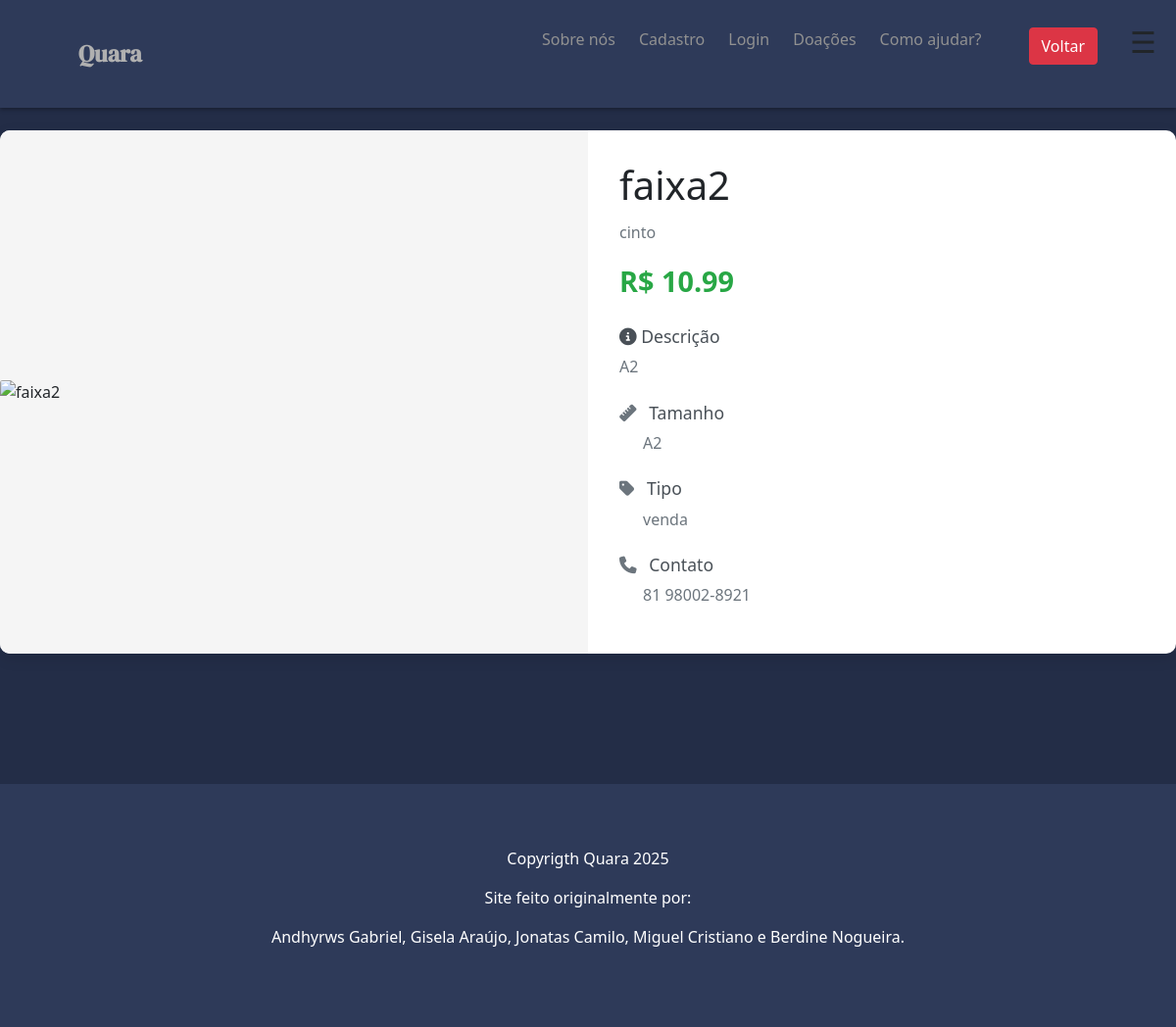
The page /produto/2 on the database as committed earlier.
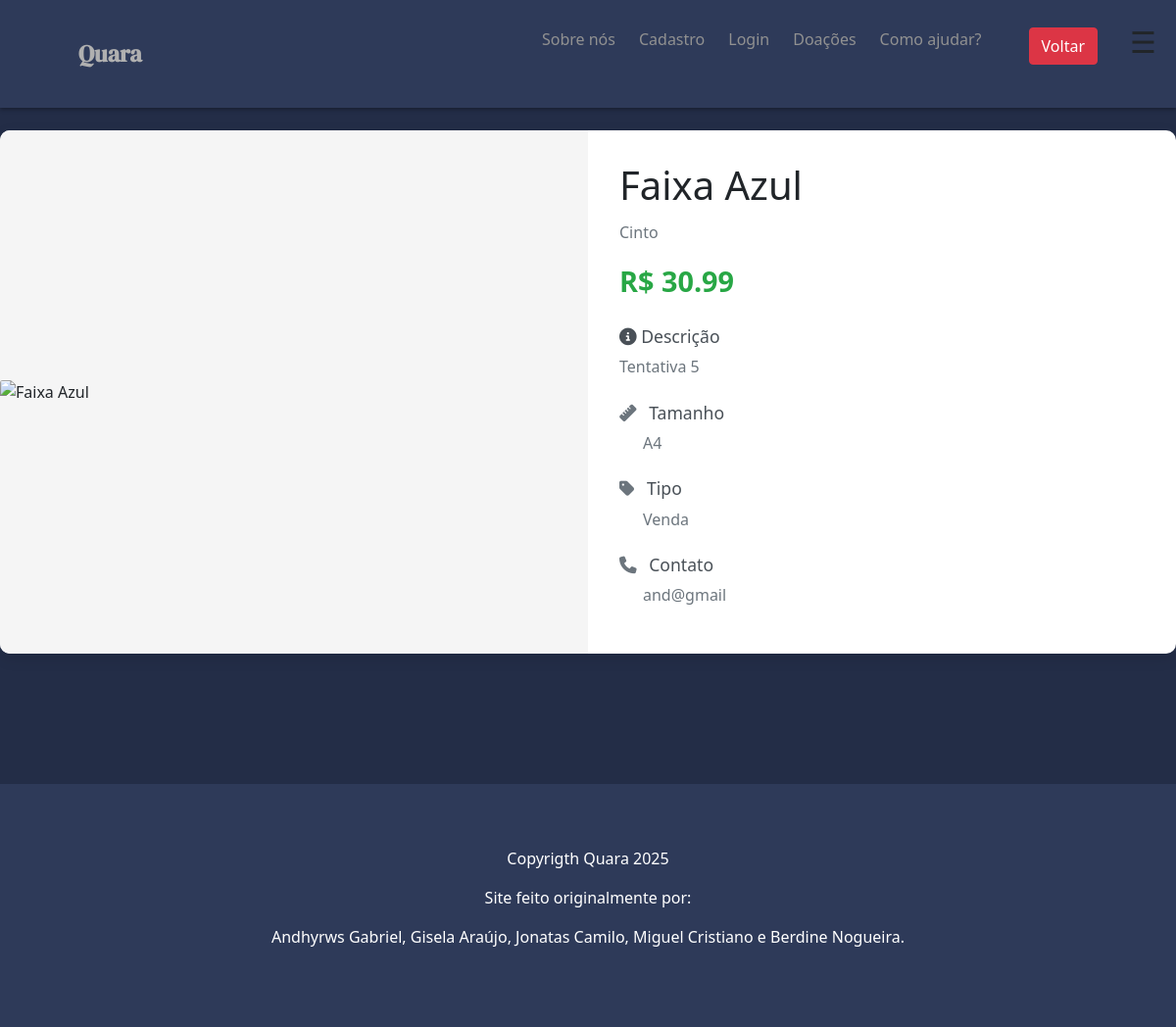
The same page on the database as committed later.
### app.py (models this page shows)
class Produto(db.Model):
    id = db.Column(db.Integer, primary_key=True)
    nome = db.Column(db.String(100), nullable=False)
    descricao = db.Column(db.Text, nullable=False)
    tamanho = db.Column(db.String(20), nullable=False)
    tipo = db.Column(db.String(50), nullable=False)
    preco = db.Column(db.Float, nullable=False)
    imagem = db.Column(db.String(255))  # Pode ser nome do arquivo ou URL
    categoria = db.Column(db.String(50), nullable=False)
    Contato = db.Column(db.String(50), nullable=False)
    usuario_id = db.Column(db.Integer, db.ForeignKey('usuario.id'), nullable=False)
    usuario = db.relationship('Usuario', backref=db.backref('produtos', lazy=True))

### app.py (the view)
@app.route('/produto/<int:produto_id>')
def detalhes_produto(produto_id):
    produto = Produto.query.get_or_404(produto_id)
    usuario = None
    if 'usuario_id' in session:
        usuario = Usuario.query.get(session['usuario_id'])
    return render_template('produto.html', produto=produto, usuario=usuario)

### templates/produto.html (shortened to what this page needs)
<!DOCTYPE html>
<html lang="pt-BR">
<head>
    <link rel="stylesheet" href="https://cdnjs.cloudflare.com/ajax/libs/font-awesome/6.7.2/css/all.min.css">
    <link rel="stylesheet" href="https://stackpath.bootstrapcdn.com/bootstrap/4.1.3/css/bootstrap.min.css">
    <link rel="stylesheet" href="{{ url_for('static', filename='style/style.css') }}">
    <link rel="stylesheet" href="{{ url_for('static', filename='style/navbar.css') }}">
    <link rel="stylesheet" href="{{ url_for('static', filename='style/produto.css') }}">
</head>
<body>
    <header>
        <nav>
        <span style="color: #b0b0b0;" class="logo">Quara</span>
        <ul class="ul_nav">
            <li class="li_nav"><a>Sobre nós</a></li>
            <li class="li_nav" ><a href="{{ url_for('formulario') }}">Cadastro</a></li>
            <li class="li_nav"><a href="{{ url_for('login') }}">Login</a></li>
            <li class="li_nav"><a>Doações</a></li>
            <li class="li_nav"><a>Como ajudar?</a></li>
            <li><div class="menu-btn" onclick="toggleMenu()">☰</div></li>
            <a href="{{ url_for('procurar') }}">
                <button type="button" class="btn btn-danger">Voltar</button>
            </a>
        </ul>
        </nav>
    </header>
    <main>
        <section class="produto">
        <div class="card product-card">
            <div class="row no-gutters">
                <div class="col-md-6">
                    <div class="product-image-container">
                        {% if produto.imagem and produto.imagem.startswith(('http://', 'https://')) %}
                            <img src="{{ produto.imagem }}" class="card-img" alt="{{ produto.nome }}">
                        {% else %}
                            <img src="{{ url_for('static', filename='images/default-product.png') }}" class="card-img" alt="{{ produto.nome }}">
                        {% endif %}
                    </div>
                </div>
                <div class="col-md-6">
                    <div class="card-body product-details">
                         <h1 class="card-title">{{ produto.nome }}</h1>
                        <p class="card-text text-muted">{{ produto.categoria }}</p>
                        <div class="product-price mb-4">
                            <span class="price">R$ {{ "%.2f"|format(produto.preco) }}</span>
                        </div>
                        <div class="product-info mb-4">
                            <h5><i class="fas fa-info-circle"></i> Descrição</h5>
                            <p>{{ produto.descricao }}</p>
                        </div>
                        <div class="product-specs">
                            <div class="spec-item">
                                <h5><i class="fas fa-ruler"></i> Tamanho</h5>
                                <span>{{ produto.tamanho }}</span>
                            </div>
                            <div class="spec-item">
                                <h5><i class="fas fa-tag"></i> Tipo</h5>
                                <span>{{ produto.tipo }}</span>
                            </div>
                            <div class="spec-item">
                                <h5><i class="fas fa-phone"></i> Contato</h5>
                                <span>{{ produto.Contato }}</span>
                            </div>
                        </div>
                    </div>
                </div>
            </div>
        </div>
        </section>
    </main>
    <footer>
        <p class="footer-copy azul-escuro">Copyrigth Quara 2025</p>
        <p class="footer-autor azul-escuro">Site feito originalmente por: </p>
        <p class="footer-autor azul-escuro">Andhyrws Gabriel, Gisela Araújo, Jonatas Camilo, Miguel Cristiano e Berdine Nogueira.</p>
    </footer>
</body>
</html>

### static/style/style.css (style rules this page uses)
* { margin: 0px; box-sizing: border-box; padding: 0px; }
body { background-color: #f3e8d5; }
html { font-family: 'DM Serif Display', Serif; font-weight: 500; }
a { text-decoration: none; }
section { gap: 0rem; display: flex; }
main { padding: 0rem 0rem; display: flex; flex-direction: column; gap: 2rem; }
p { color: #b0b0b0; }
:root { --slide-count: 4; --time: 15s; --gap: 7px; --slide-height: 300px; --slide-width: 200px; }
footer { padding: 4rem; display: flex; flex-direction: column; align-items: center; gap: 0.5; background-color: #e2d6c1; }
.footer-copy, .footer-autor { color:#2e3a59; display: flex; align-items: center; }
.menu-btn { position: fixed; top: 20px; right: 20px; font-size: 30px; cursor: pointer; z-index: 1001; }

### static/style/navbar.css (style rules this page uses)
nav { width: 100%; background-color: #2e3a59; margin: auto; display: flex; flex-direction: row; justify-content: space-between; padding: 0.5rem 5rem; align-items: center; z-index: 3; position: fixed; top: 0; box-shadow: 0 2px 4px rgba(0, 0, 0, 0.3); height: 110px; }
.logo { font-family: 'DM Serif Display', Serif; font-size: 4.5rem; font-weight: 600; }
ul { list-style: none; }
.li_nav { color: #919191; }
.ul_nav { display: flex; flex-direction: row; gap: 1.5rem; }
.li_nav a { color: inherit; text-decoration: none; }

### static/style/produto.css (style rules this page uses)
* { margin: 0px; box-sizing: border-box; padding: 0px; }
body { background-color: #232d47; font-family: 'Segoe UI', Tahoma, Geneva, Verdana, sans-serif; }
.logo { color: #b0b0b0; font-weight: bold; font-size: 1.5rem; }
.produto { display: flex; justify-content: center; align-items: center; min-height: 100vh; }
.product-card { border: none; border-radius: 10px; width: 1400px; overflow: hidden; box-shadow: 0 5px 15px rgba(0,0,0,0.1); transition: transform 0.3s ease; }
.product-image-container { height: 100%; display: flex; align-items: center; background: #f5f5f5; }
.product-image-container img { width: 100%; height: auto; max-height: 500px; object-fit: contain; }
.product-details { padding: 2rem; }
.product-price .price { font-size: 1.8rem; font-weight: bold; color: #28a745; }
.product-info h5, .spec-item h5 { color: #495057; margin-top: 1.5rem; font-size: 1.1rem; }
.product-info p { color: #6c757d; line-height: 1.6; }
.spec-item { margin-bottom: 1rem; }
.spec-item span { display: block; color: #6c757d; padding-left: 1.5rem; }
.spec-item i { margin-right: 0.5rem; color: #6c757d; }
footer { background-color: #2e3a59; }
.footer-copy, .footer-autor { color:white; }

Rows that differ between the two databases and show on the page:
changed Produto: nome "faixa2" → "Faixa Azul"; categoria "cinto" → "Cinto"; preco "10.99" → "30.99"; descricao "A2" → "Tentativa 5"; tamanho "A2" → "A4"; tipo "venda" → "Venda"; Contato "81 98002-8921" → "and@gmail"
